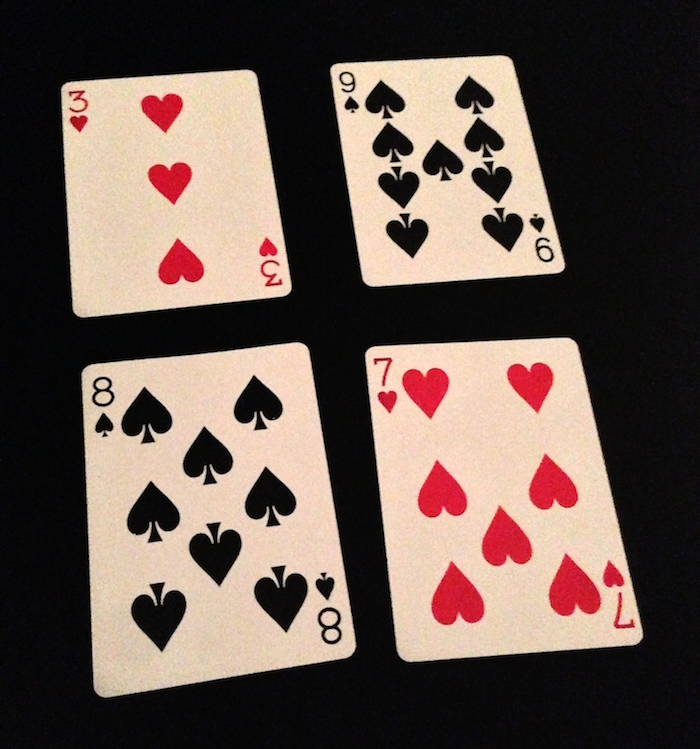
#> input picture Miscellaneouos/Python/ImageProcessing/cards.png, 700 x 749 px
$ jupyter execute 'Warp Perspective.ipynb'
#> lines starting #> are read from the running program, lines starting #| are printed output that depends on the picture
[cell 1]
import cv2
import numpy as np
from matplotlib import pyplot as plt
cards_img = cv2.imread("cards.png")
#> cards_img is the input picture: shape (749, 700, 3); mean B, G, R 79.2, 87, 103.7

width, height = 700,749
pts1 = np.float32([[82,369],[303,345],[95,693],[352,652]])
pts2 = np.float32([[0,0],[width,0],[0,height],[width,height]])

matrix = cv2.getPerspectiveTransform(pts1,pts2)

imgoutput = cv2.warpPerspective(cards_img, matrix,(width,height))
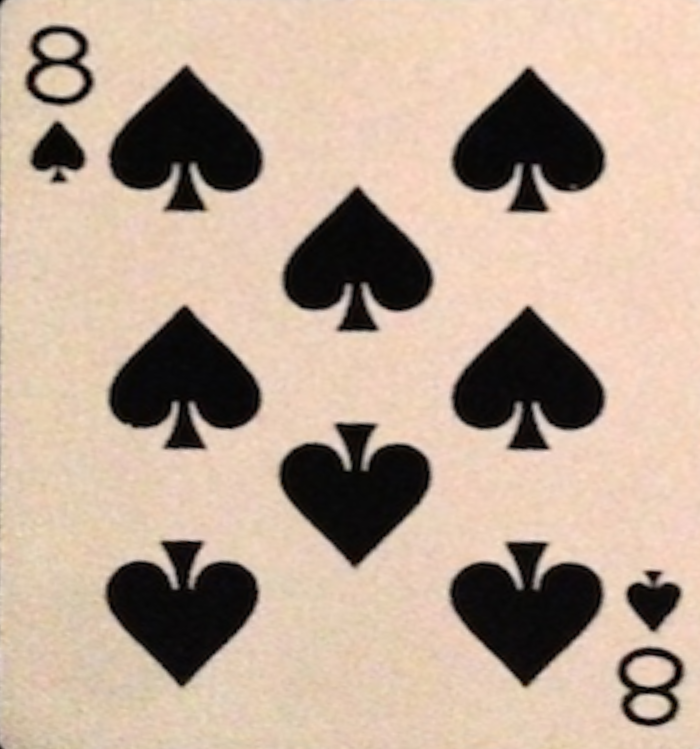
#> imgoutput: shape (749, 700, 3); mean B, G, R 148.8, 166.1, 187.1

plt.imshow(imgoutput)
plt.show()
